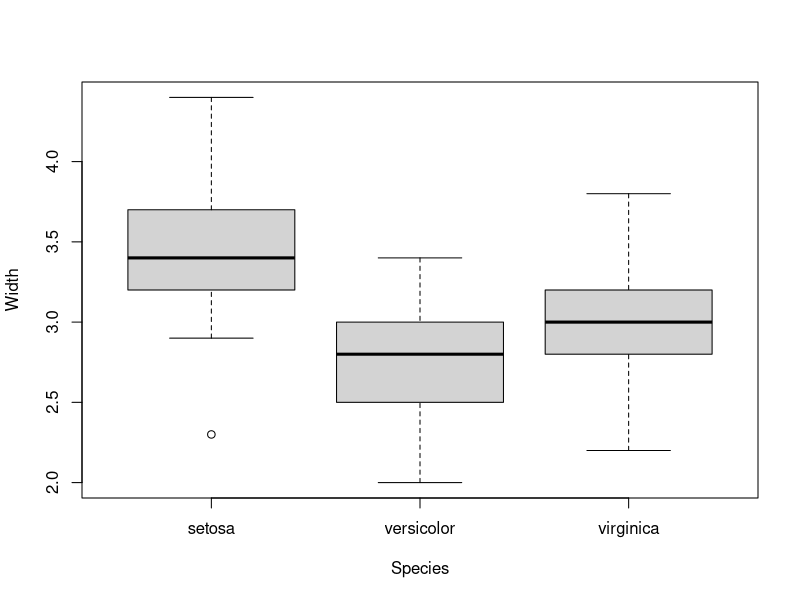
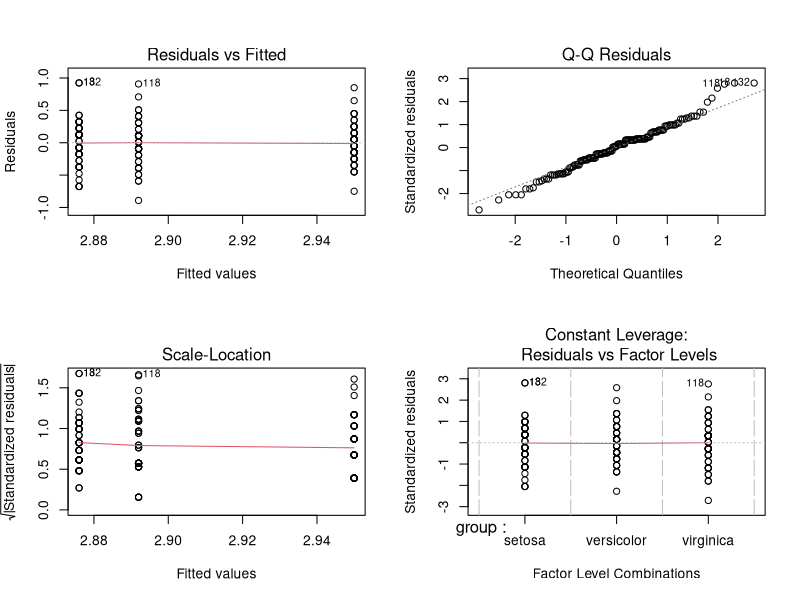

These figures' R source, in order:

# Instructions: ----------------------------------------------------------------

"
El data frame iris contiene información recolectada por Anderson sobre 50 flores de 
3 especies distintas (setosa, versicolor y virginca), incluyendo medidas en centímetros 
del largo y ancho del sépalo así como de los pétalos.

Estudios recientes sobre las mismas especies muestran que:
  
En promedio, el largo del sépalo de la especie setosa (Sepal.Length) es igual a 5.7 cm
En promedio, el ancho del pétalo de la especie virginica (Petal.Width) es menor a 2.1 cm
En promedio, el largo del pétalo de la especie virgínica es 1.1 cm más grande que el promedio 
del largo del pétalo de la especie versicolor.
En promedio, no existe diferencia en el ancho del sépalo entre las 3 especies.
Utilizando pruebas de inferencia estadística, concluye si existe evidencia suficiente para 
concluir que los datos recolectados por Anderson están en línea con los nuevos estudios.

Utiliza 99% de confianza para toda las pruebas, en cada caso realiza el planteamiento de hipótesis adecuado y concluye.
"

# Solution: ----------------------------------------------------------------

library('dplyr')
library('ggplot2')

summary(iris)
str(iris)
glimpse(iris)
View(iris)

# Nivel de Confianza: 99% -> 0.01
nc <- 0.01

# A)  ----------------------------------------------------------------------

# En promedio, el largo del sépalo de la especie setosa (Sepal.Length) es igual a 5.7 cm

x <- iris$Sepal.Length

# Hipótesis :
# Ho: mu = 5.7
# Ha: mu != 5.7
mu <- 5.7

p.value <- t.test(x, alternative = 'two.sided', mu = mu)$p.value
t.mean <- t.test(x, alternative = 'two.sided', mu = mu)$estimate


if (p.value >= nc) { 
  cat('R: No Se Rechaza Ho:', p.value, '>=', nc)
} else {
  cat('R: Se Rechaza: Ho', p.value, '<', nc)
} 

cat('Diferencia de medias:', 't.mean:', t.mean, '|', 'mu:', mu)

# A nivel de confianza estándar de 99%, no existe evidencia estadística 
# para rechazar Ho, es decir El promedio no es distinto a 5.7.


# B) ----------------------------------------------------------------------

# En promedio, el ancho del pétalo de la especie virginica (Petal.Width) es menor a 2.1 cm

x <- iris$Petal.Width

# Hipótesis:
# Ho: mu >= 2.1
# Ha: mu < 2.1
mu <- 2.1

p.value <- t.test(x = x, alternative = 'less', mu = mu)$p.value
t.mean <- t.test(x = x, alternative = 'less', mu = mu)$estimate


if (p.value >= nc) { 
  cat('R: No Se Rechaza Ho:', p.value, '>=', nc)
} else {
  cat('R: Se Rechaza: Ho', p.value, '<', nc)
} 

cat('Diferencia de medias:', 't.mean:', t.mean, '|', 'mu:',mu)

# A nivel de confianza estándar de 99%, existe evidencia estadística 
# para rechazar Ho, es decir El promedio es menor distinto a 2.1.


# C) ----------------------------------------------------------------------

# En promedio, el largo del pétalo de la especie virgínica es 1.1 cm más grande que el promedio 
# del largo del pétalo de la especie versicolor.

x <- unlist(iris[iris$Species == 'virginica', 'Petal.Length'], use.names = FALSE) 
y <- unlist(iris[iris$Species == 'versicolor', 'Petal.Length'], use.names = FALSE)

# Hipótesis:
# Ho: mu <= 1.1
# Ha: mu > 1.1
mu <- 1.1

var.test(x, y, alternative = 'greater', ratio = 1.1)

p.value <- t.test(x, y, alternative = 'greater', mu = 0, var.equal = FALSE)$p.value
t.mean <- t.test(x, y, alternative = 'greater', mu = 0, var.equal = FALSE)$estimate

if (p.value >= nc) { 
  cat('R: No Se Rechaza Ho:', p.value, '>=', nc)
} else {
  cat('R: Se Rechaza: Ho', p.value, '<', nc)
} 

cat('Diferencia de medias:', 't.mean:', t.mean, '|', 'mu:',mu)

# A nivel de confianza estándar de 99%, existe evidencia estadística 
# para rechazar Ho, es decir El promedio es mayor que 1.1.

# D) ----------------------------------------------------------------------

# En promedio, no existe diferencia en el ancho del sépalo entre las 3 especies.

# Hipótesis:
# mu0 = mu1 = mu2
# mu0 != mu1 != mu2

boxplot(iris$Sepal.Width ~ factor(iris$Species),
        xlab = "Species", ylab = "Width")

x <- unlist(iris[iris$Species == 'virginica', 'Sepal.Width'], use.names = FALSE) 
y <- unlist(iris[iris$Species == 'versicolor', 'Sepal.Width'], use.names = FALSE)
z <- unlist(iris[iris$Species == 'virginica', 'Sepal.Width'], use.names = FALSE)

samples <- data.frame(y = c(x,y,z),
  group = c('virginica', 'versicolor', 'setosa'))

m <- lm(y ~ group, data = samples)
anova(m)
summary(m)
p.value <- anova(m)$'Pr(>F)'[1]

if (p.value >= nc) { 
  cat('R: No Se Rechaza Ho:', p.value, '>=', nc)
} else {
  cat('R: Se Rechaza: Ho', p.value, '<', nc)
} 

par(mfrow=c(2, 2))
plot(m)

# A nivel de confianza estándar de 99%, existe evidencia estadística 
# para No rechazar Ho, es decir El promedio es igual entre las 3 Especies.
